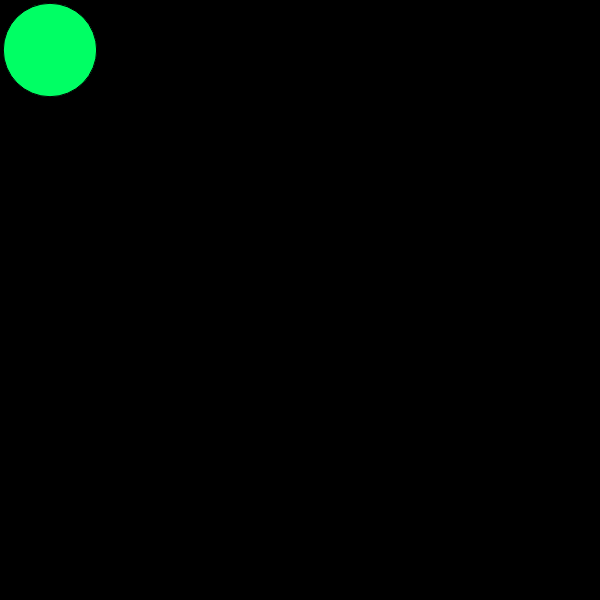
Frame 1 (no input)
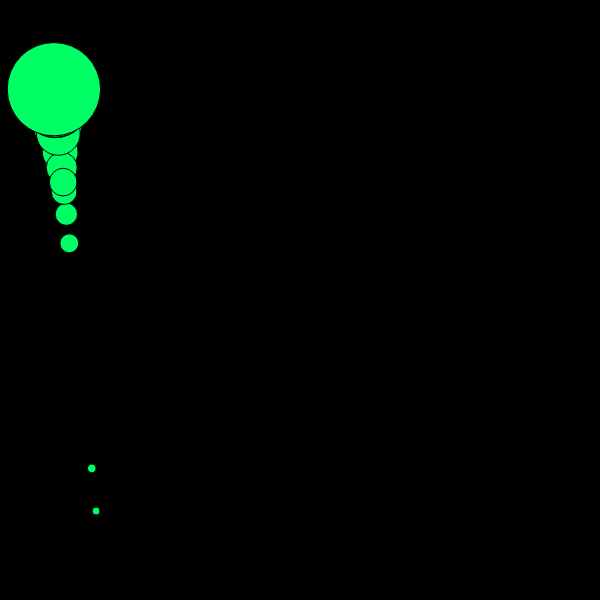
Frame 60 (no input)
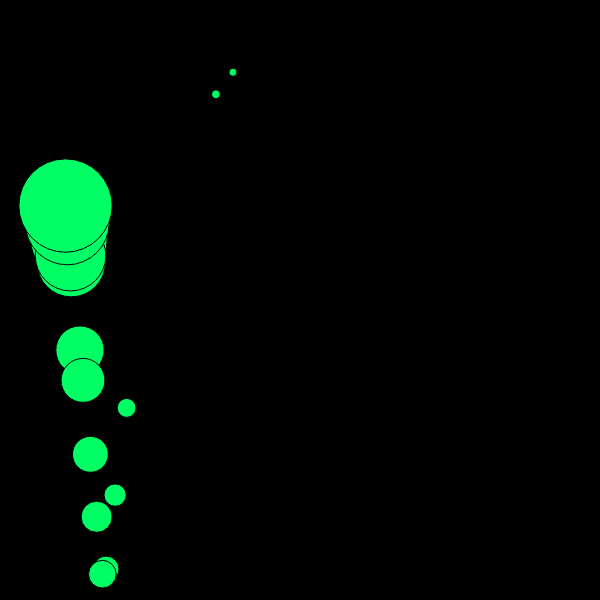
Frame 120 (the mouse pressed at the canvas centre since frame 60)

The p5.js sketch that drew these frames (run headless with seeded random() and noise() and a simulated clock; from frame 60 on, the mouse is pressed at the canvas centre):

// p5.js sketch
// ── sketch.js

'use strict'

let persistForce;
let wind;

let movers = [];
const numMovers = 20;

function setup() {

    createCanvas( 600, 600 );

    persistForce = createVector( 0, 0.1 );
    wind = createVector( 0.01, 0 );

    for ( let i = 0; i < numMovers; i++ ) {

        createMover();

    }

    console.log( movers );

}

function createMover() {

    let mover = new Mover();
    mover.position = createVector( 50, 50 );
    mover.mass = random( 0.1, 5.0 );

    movers.push( mover );

}

function draw() {

    background( 0 );

    for ( let i = 0; i < movers.length; i++ ) {

        //if ( mouseIsPressed ) {

        movers[i].applyForce( wind );

        //}

        movers[i].applyForce( persistForce );
        movers[i].checkEdges();
        movers[i].update();
        movers[i].display();

    }

}

function Mover() {

    this.position = createVector( width / 2, height / 2 );
    this.velocity = createVector( 0, 0 );
    this.acceleration = createVector( 0, 0 );
    this.topSpeed = 500;

    this.mass;
    this.col = color( 0, 255, 100 );

    this.applyForce = function( force ) {

        // force is inverse proportional to mass
        let f = p5.Vector.div( force, this.mass );
        this.acceleration.add( f );

    }

    this.update = function() {

        this.velocity.add( this.acceleration );
        this.velocity.limit( this.topSpeed );
        this.position.add( this.velocity );

        // clear acceleration at end of update!
        this.acceleration.mult( 0 );

    }

    this.checkEdges = function() {

        let s = ( this.mass * 20 ) * 0.5;
        if ( this.position.x > width - s ) {

            this.position.x = width - s;
            this.velocity.x *= -1;

        } else if ( this.position.x < 0 + s ) {

            this.position.x = 0 + s;
            this.velocity.x *= -1;

        }

        if ( this.position.y > height - s ) {

            this.position.y = height - s;
            this.velocity.y *= -1;

        } else if ( this.position.y < 0 + s ) {

            this.position.y = 0 + s;
            this.velocity.y *= -1;

        }

    }

    this.display = function() {

        fill( this.col );
        ellipse( this.position.x, this.position.y, this.mass * 20, this.mass * 20 );

    }

}
